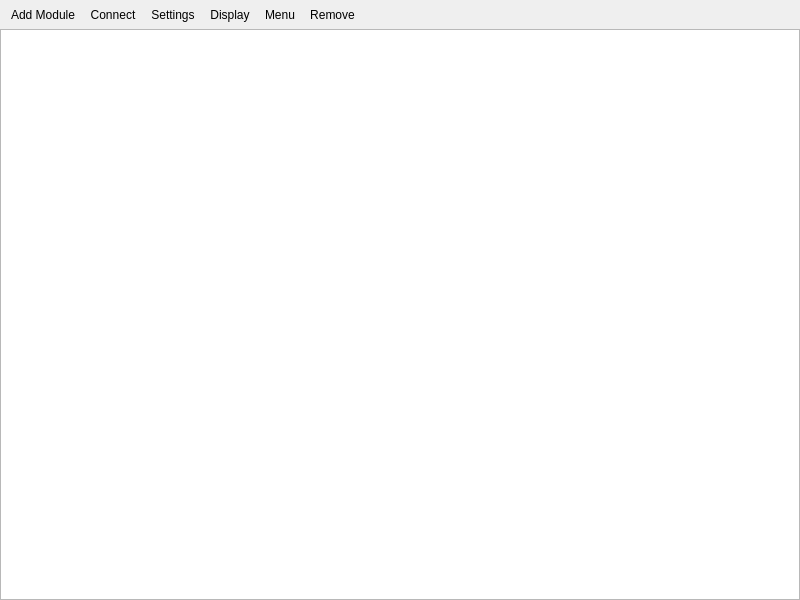
<?xml version="1.0" encoding="UTF-8"?>
<ui version="4.0">
 <class>ModuleGraphForm</class>
 <widget class="QWidget" name="ModuleGraphForm">
  <property name="enabled">
   <bool>true</bool>
  </property>
  <property name="geometry">
   <rect>
    <x>0</x>
    <y>0</y>
    <width>800</width>
    <height>600</height>
   </rect>
  </property>
  <property name="windowTitle">
   <string>Module Graph</string>
  </property>
  <layout class="QVBoxLayout" name="verticalLayout">
   <property name="spacing">
    <number>0</number>
   </property>
   <property name="leftMargin">
    <number>0</number>
   </property>
   <property name="topMargin">
    <number>0</number>
   </property>
   <property name="rightMargin">
    <number>0</number>
   </property>
   <property name="bottomMargin">
    <number>0</number>
   </property>
   <item>
    <widget class="QToolBar" name="toolBar">
     <property name="windowTitle">
      <string>toolBar</string>
     </property>
     <property name="toolButtonStyle">
      <enum>Qt::ToolButtonTextBesideIcon</enum>
     </property>
     <addaction name="actionAddModule"/>
     <addaction name="actionConnect"/>
     <addaction name="actionSettings"/>
     <addaction name="actionDisplay"/>
     <addaction name="actionMenu"/>
     <addaction name="actionRemove"/>
    </widget>
   </item>
   <item>
    <widget class="FlowGraphView" name="graphView"/>
   </item>
  </layout>
  <action name="actionAddModule">
   <property name="icon">
    <iconset theme="list-add">
     <normaloff>.</normaloff>.</iconset>
   </property>
   <property name="text">
    <string>Add Module</string>
   </property>
   <property name="shortcut">
    <string>Ctrl+Shift+A</string>
   </property>
  </action>
  <action name="actionSettings">
   <property name="icon">
    <iconset resource="../data/resources.qrc">
     <normaloff>:/icons/settings</normaloff>:/icons/settings</iconset>
   </property>
   <property name="text">
    <string>Settings</string>
   </property>
  </action>
  <action name="actionDisplay">
   <property name="icon">
    <iconset resource="../data/resources.qrc">
     <normaloff>:/icons/show-all-windows</normaloff>:/icons/show-all-windows</iconset>
   </property>
   <property name="text">
    <string>Display</string>
   </property>
  </action>
  <action name="actionMenu">
   <property name="icon">
    <iconset resource="../data/resources.qrc">
     <normaloff>:/icons/menu</normaloff>:/icons/menu</iconset>
   </property>
   <property name="text">
    <string>Menu</string>
   </property>
  </action>
  <action name="actionRemove">
   <property name="icon">
    <iconset resource="../data/resources.qrc">
     <normaloff>:/icons/remove</normaloff>:/icons/remove</iconset>
   </property>
   <property name="text">
    <string>Remove</string>
   </property>
  </action>
  <action name="actionConnect">
   <property name="icon">
    <iconset theme="link">
     <normaloff>.</normaloff>.</iconset>
   </property>
   <property name="text">
    <string>Connect</string>
   </property>
  </action>
 </widget>
 <customwidgets>
  <customwidget>
   <class>FlowGraphView</class>
   <extends>QGraphicsView</extends>
   <header>flowgraphview.h</header>
  </customwidget>
 </customwidgets>
 <resources>
  <include location="../data/resources.qrc"/>
 </resources>
 <connections/>
</ui>
